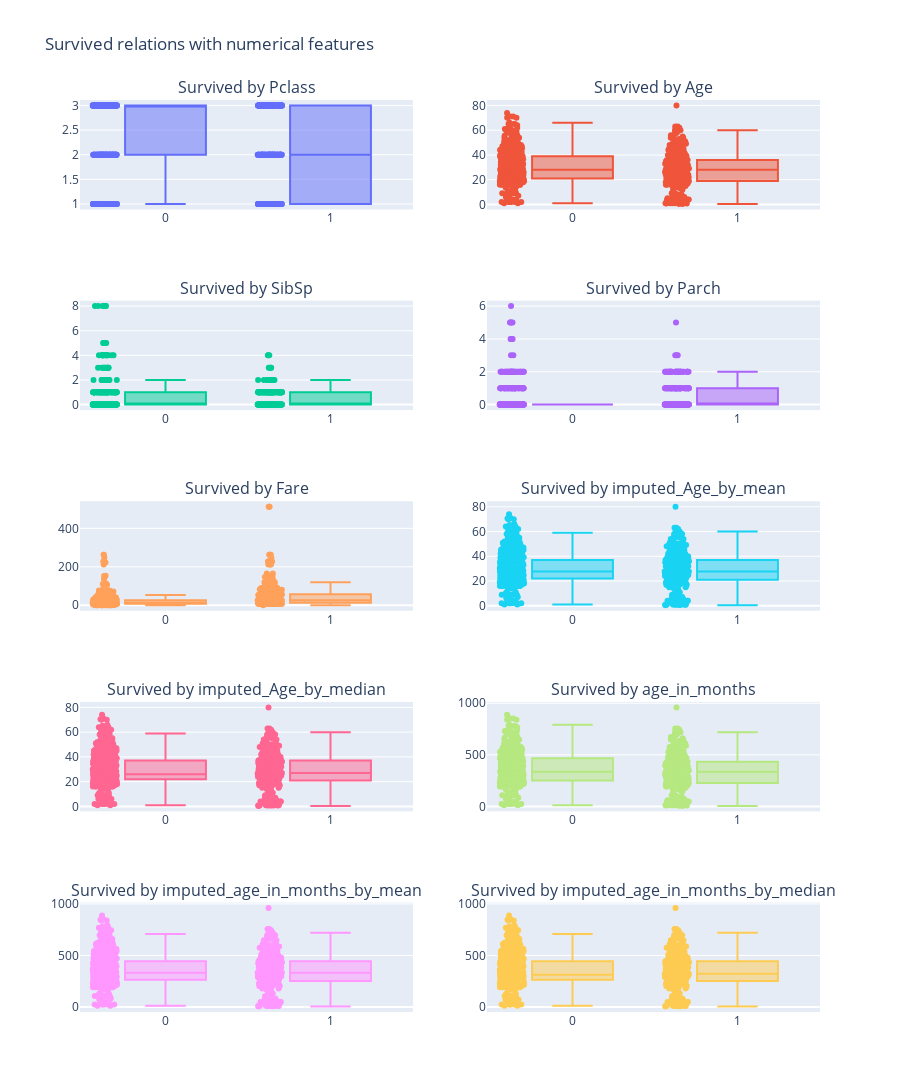

The cell this chart's notebook holds for it:
### Markdown cell above
### Relations between survived and numercial columns

### Code cell
fig = make_subplots(
    rows = int(len(train_set.dtypes[(train_set.dtypes =='int64')|(train_set.dtypes =='float64')])/2) - 1, cols=2,
    subplot_titles = ["Survived by "+col for col in train_set.dtypes[(train_set.dtypes =='int64')|(train_set.dtypes =='float64')].index if col not in ['PassengerId', 'Survived']])
height_per_row = 200
for idx, column in enumerate(train_set.dtypes[(train_set.dtypes =='int64')|(train_set.dtypes =='float64')].index):
    if column not in ['PassengerId', 'Survived']: 
        fig.add_trace(go.Box(x=train_set["Survived"], y=train_set[column], boxpoints="all"), row = math.floor(idx/2), col = idx%2 + 1)
fig.update_layout(height=height_per_row*(math.floor(idx/2) + 1), showlegend=False, title_text="Survived relations with numerical features")
fig.show()

### Figure 1 — Plotly figure (JSON) as saved in the notebook; plotly's stock layout.template omitted (floating-point values rounded to 4 significant figures; data arrays with more than 128 entries replaced by an {"elided": "..."} marker saying what was removed)
{"data": [{"boxpoints": "all", "type": "box", "x": {"elided": "891 int values"}, "xaxis": "x", "y": {"elided": "891 int values"}, "yaxis": "y"}, {"boxpoints": "all", "type": "box", "x": {"elided": "891 int values"}, "xaxis": "x2", "y": {"elided": "891 float values"}, "yaxis": "y2"}, {"boxpoints": "all", "type": "box", "x": {"elided": "891 int values"}, "xaxis": "x3", "y": {"elided": "891 int values"}, "yaxis": "y3"}, {"boxpoints": "all", "type": "box", "x": {"elided": "891 int values"}, "xaxis": "x4", "y": {"elided": "891 int values"}, "yaxis": "y4"}, {"boxpoints": "all", "type": "box", "x": {"elided": "891 int values"}, "xaxis": "x5", "y": {"elided": "891 float values"}, "yaxis": "y5"}, {"boxpoints": "all", "type": "box", "x": {"elided": "891 int values"}, "xaxis": "x6", "y": {"elided": "891 float values"}, "yaxis": "y6"}, {"boxpoints": "all", "type": "box", "x": {"elided": "891 int values"}, "xaxis": "x7", "y": {"elided": "891 float values"}, "yaxis": "y7"}, {"boxpoints": "all", "type": "box", "x": {"elided": "891 int values"}, "xaxis": "x8", "y": {"elided": "891 float values"}, "yaxis": "y8"}, {"boxpoints": "all", "type": "box", "x": {"elided": "891 int values"}, "xaxis": "x9", "y": {"elided": "891 float values"}, "yaxis": "y9"}, {"boxpoints": "all", "type": "box", "x": {"elided": "891 int values"}, "xaxis": "x10", "y": {"elided": "891 float values"}, "yaxis": "y10"}], "layout": {"annotations": [{"font": {"size": 16}, "showarrow": false, "text": "Survived by Pclass", "x": 0.225, "xanchor": "center", "xref": "paper", "y": 1, "yanchor": "bottom", "yref": "paper"}, {"font": {"size": 16}, "showarrow": false, "text": "Survived by Age", "x": 0.775, "xanchor": "center", "xref": "paper", "y": 1, "yanchor": "bottom", "yref": "paper"}, {"font": {"size": 16}, "showarrow": false, "text": "Survived by SibSp", "x": 0.225, "xanchor": "center", "xref": "paper", "y": 0.78, "yanchor": "bottom", "yref": "paper"}, {"font": {"size": 16}, "showarrow": false, "text": "Survived by Parch", "x": 0.775, "xanchor": "center", "xref": "paper", "y": 0.78, "yanchor": "bottom", "yref": "paper"}, {"font": {"size": 16}, "showarrow": false, "text": "Survived by Fare", "x": 0.225, "xanchor": "center", "xref": "paper", "y": 0.56, "yanchor": "bottom", "yref": "paper"}, {"font": {"size": 16}, "showarrow": false, "text": "Survived by imputed_Age_by_mean", "x": 0.775, "xanchor": "center", "xref": "paper", "y": 0.56, "yanchor": "bottom", "yref": "paper"}, {"font": {"size": 16}, "showarrow": false, "text": "Survived by imputed_Age_by_median", "x": 0.225, "xanchor": "center", "xref": "paper", "y": 0.34, "yanchor": "bottom", "yref": "paper"}, {"font": {"size": 16}, "showarrow": false, "text": "Survived by age_in_months", "x": 0.775, "xanchor": "center", "xref": "paper", "y": 0.34, "yanchor": "bottom", "yref": "paper"}, {"font": {"size": 16}, "showarrow": false, "text": "Survived by imputed_age_in_months_by_mean", "x": 0.225, "xanchor": "center", "xref": "paper", "y": 0.12, "yanchor": "bottom", "yref": "paper"}, {"font": {"size": 16}, "showarrow": false, "text": "Survived by imputed_age_in_months_by_median", "x": 0.775, "xanchor": "center", "xref": "paper", "y": 0.12, "yanchor": "bottom", "yref": "paper"}], "height": 1200, "showlegend": false, "title": {"text": "Survived relations with numerical features"}, "xaxis": {"anchor": "y", "domain": [0, 0.45]}, "xaxis10": {"anchor": "y10", "domain": [0.55, 1]}, "xaxis2": {"anchor": "y2", "domain": [0.55, 1]}, "xaxis3": {"anchor": "y3", "domain": [0, 0.45]}, "xaxis4": {"anchor": "y4", "domain": [0.55, 1]}, "xaxis5": {"anchor": "y5", "domain": [0, 0.45]}, "xaxis6": {"anchor": "y6", "domain": [0.55, 1]}, "xaxis7": {"anchor": "y7", "domain": [0, 0.45]}, "xaxis8": {"anchor": "y8", "domain": [0.55, 1]}, "xaxis9": {"anchor": "y9", "domain": [0, 0.45]}, "yaxis": {"anchor": "x", "domain": [0.88, 1]}, "yaxis10": {"anchor": "x10", "domain": [0, 0.12]}, "yaxis2": {"anchor": "x2", "domain": [0.88, 1]}, "yaxis3": {"anchor": "x3", "domain": [0.66, 0.78]}, "yaxis4": {"anchor": "x4", "domain": [0.66, 0.78]}, "yaxis5": {"anchor": "x5", "domain": [0.44, 0.56]}, "yaxis6": {"anchor": "x6", "domain": [0.44, 0.56]}, "yaxis7": {"anchor": "x7", "domain": [0.22, 0.34]}, "yaxis8": {"anchor": "x8", "domain": [0.22, 0.34]}, "yaxis9": {"anchor": "x9", "domain": [0, 0.12]}}}
